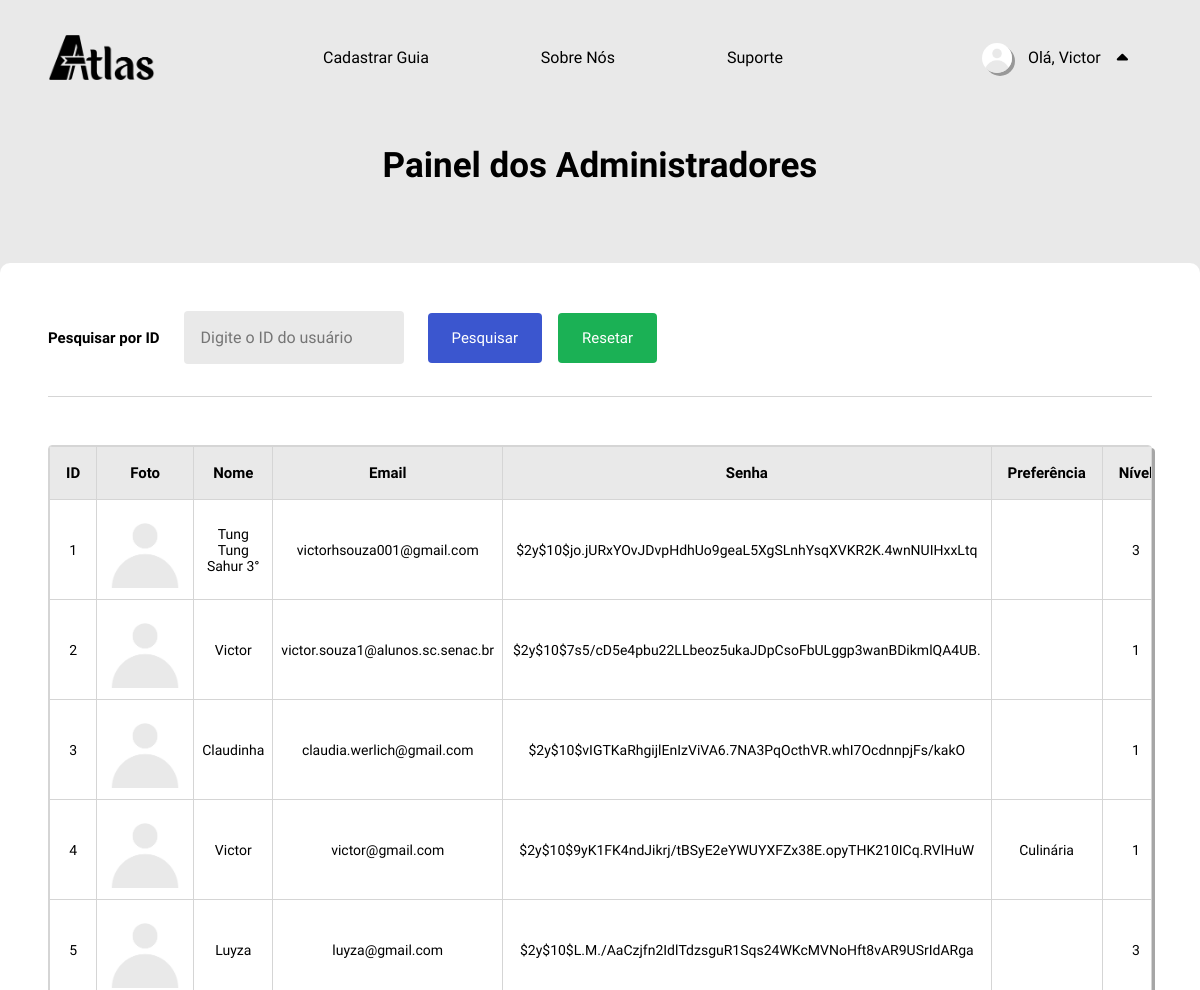
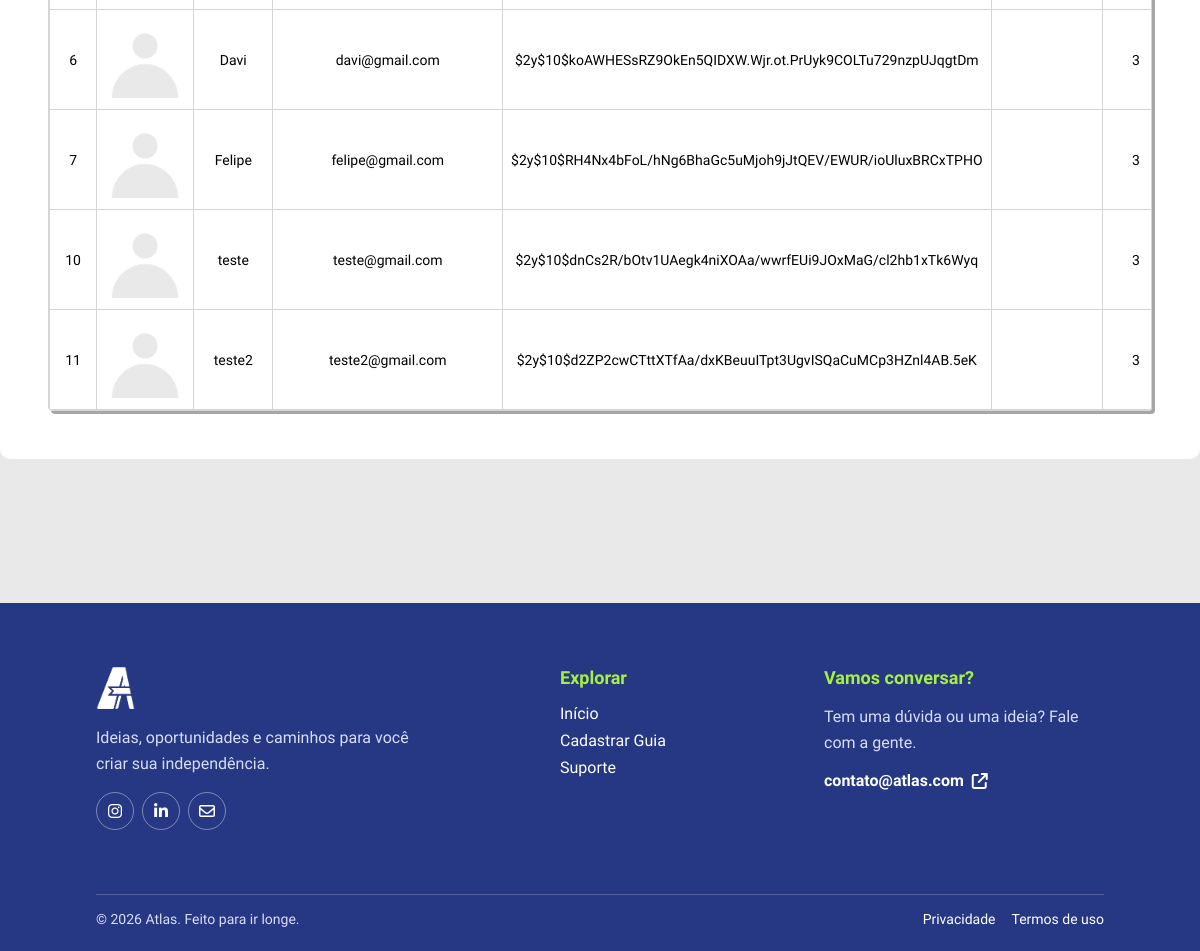
The app's page /admin.php (signed in) with its own data (2 pictures, top to bottom).
### tables this page shows
CREATE TABLE `usuario` (
  `id_usuario` int(11) NOT NULL,
  `foto` blob DEFAULT NULL,
  `nome` varchar(100) NOT NULL,
  `email` varchar(150) NOT NULL,
  `senha` varchar(255) NOT NULL,
  `preferencia` enum('Automóveis','Casa','Compras','Cuidados','Culinária','Educação','Finanças','Jardinagem','Limpeza','Manutenção','Moda','Saúde','Tecnologia','Trabalho','Transporte') NOT NULL,
  `nivel` enum('1','2','3','') NOT NULL DEFAULT '3',
  `estado` enum('ativo','inativo','','') NOT NULL DEFAULT 'ativo',
  `data_criacao` datetime NOT NULL DEFAULT current_timestamp()
);

### admin.php (the view, shortened to what this page needs)
<?php
include('conexao.php');
?>
<!DOCTYPE html>
<html lang="pt-br">
<head>
    <link rel="stylesheet" href="https://cdnjs.cloudflare.com/ajax/libs/font-awesome/6.4.0/css/all.min.css">
    <link rel="stylesheet" href="css/admin.css">
</head>
<body>
    <header>
        <a class="logo" href="index.php"><img src="imgs_website/logotipoatlas.png"></a>
        <?php if (isset($_SESSION['id'])) { ?>
            <nav class="nav-options">
                <button onclick="window.location.href='cadastro_guias.php'" class="item">
                    <p>Cadastrar Guia</p>
                </button>
                <button onclick="window.location.href='sobrenos.php'" class="item">
                    <p>Sobre Nós</p>
                </button>
                <button onclick="window.location.href='suporte.php'" class="item">
                    <p>Suporte</p>
                </button>
            </nav>
        <?php } ?>
        <nav class="nav-btns">
            <?php if (isset($_SESSION['id'])): ?>
                <div class="perfil" id="perfil">
                    <p>
                        <img class="foto" src="imgs_perfil/<?= !empty($_SESSION['foto']) ? htmlspecialchars($_SESSION['foto']) : 'foto_padrao.png' ?>">
                        Olá, <?= $_SESSION['nome'] ?>
                    </p>
                    <i class="fa-solid fa-caret-up" id="seta"></i>
                </div>
            <?php else: ?>
                <button class="entrar" onclick="window.location.href='login.php'"></button>
            <?php endif; ?>
        </nav>
    </header>
    <h1 class="titulo"> Painel dos Administradores </h1>
    <div class="forms">
        <form class="form-pesquisar" method="POST">
            <label for="barraPesquisa">Pesquisar por ID</label>
            <input class="barra-pesquisa" type="number" min="1" id="barraPesquisa" name="barraPesquisa" placeholder="Digite o ID do usuário">
            <div class="botoes">
                <button class="btn-pesquisar" id="btnPesquisar" name="pesquisar">Pesquisar</button>
                <button class="btn-resetar" id="btnResetar" name="resetar">Resetar</button>
            </div>
        </form>
        <table>
            <tr>
                <th>ID</th>
                <th>Foto</th>
                <th>Nome</th>
                <th>Email</th>
                <th>Senha</th>
                <th>Preferência</th>
                <th>Nível</th>
            </tr>
            <?php
            if (!isset($_POST['pesquisar'])) {
                $sql = "SELECT id_usuario, foto, nome, email, senha, preferencia, nivel, estado, data_criacao FROM usuario";
            } else {
                $pesquisa = $_POST['barraPesquisa'];
                $sql = "SELECT id_usuario, foto, nome, email, senha, preferencia, nivel, estado, data_criacao FROM usuario WHERE id_usuario = '$pesquisa'";
            }
            $resultado = $conn->query($sql);
            if ($resultado->num_rows <= 0) {
                $erro = 'Não há usuários cadastrados.';
            } else {
                while ($linha = $resultado->fetch_assoc()) { ?>
                    <tr>
                        <td id="id:<?= $linha['id_usuario'] ?>"><?= $linha['id_usuario'] ?></td>
                        <td><img class="foto-bd" src="imgs_perfil/<?= !empty($linha['foto']) ? htmlspecialchars($linha['foto']) : 'foto_padrao.png' ?>"></td>
                        <td><?= htmlspecialchars($linha['nome']) ?></td>
                        <td><?= htmlspecialchars($linha['email']) ?></td>
                        <td><?= htmlspecialchars($linha['senha']) ?></td>
                        <td><?= htmlspecialchars($linha['preferencia']) ?></td>
                        <td><?= htmlspecialchars($linha['nivel']) ?></td>
                    </tr>
            <?php }
            } ?>
        </table>
    </div>
    <footer>
        <div class="footer-content">
            <div class="footer-brand">
                <a class="footer-logo" href="index.php" aria-label="Voltar para o início"><img src="imgs_website/logoatlas.png" alt="ATLAS"></a>
                <p>Ideias, oportunidades e caminhos para você criar sua independência.</p>
                <div class="footer-socials" aria-label="Redes sociais">
                    <a href="#" aria-label="Instagram"><i class="fa-brands fa-instagram"></i></a>
                    <a href="#" aria-label="LinkedIn"><i class="fa-brands fa-linkedin-in"></i></a>
                    <a href="mailto:contato@atlas.com" aria-label="Enviar e-mail"><i class="fa-regular fa-envelope"></i></a>
                </div>
            </div>
            <div class="footer-section">
                <h3>Explorar</h3>
                <a href="index.php">Início</a>
                <a href="cadastro_guias.php">Cadastrar Guia</a>
                <a href="suporte.php">Suporte
                </a>
            </div>
            <div class="footer-section footer-contact">
                <h3>Vamos conversar?</h3>
                <p>Tem uma dúvida ou uma ideia? Fale com a gente.</p><a href="mailto:contato@atlas.com">contato@atlas.com <i class="fa-solid fa-arrow-up-right-from-square"></i></a>
            </div>
        </div>
        <div class="footer-bottom">
            <p>&copy; <?= date('Y') ?> Atlas. Feito para ir longe.</p>
            <div><a href="#">Privacidade</a><a href="#">Termos de uso</a></div>
        </div>
    </footer>
</body>
</html>

### css/admin.css (style rules this page uses)
.titulo { display: flex; align-items: center; justify-content: center; width: 100%; height: 100px; font-size: 2.1875rem; font-weight: bold; text-align: center; }
.forms { display: flex; flex-direction: column; align-items: flex-start; justify-content: center; width: fit-content; max-width: 100%; margin: var(--space-5) auto; padding: var(--space-5); gap: var(--space-5); background-color: var(--color-surface); border-radius: var(--radius-md); }
.form-pesquisar { display: flex; flex-wrap: wrap; align-items: center; width: 100%; padding-bottom: var(--space-4); gap: var(--space-2) var(--space-3); border-bottom: 1px solid var(--color-border); }
.form-pesquisar label { font-size: 0.9375rem; font-weight: 600; white-space: nowrap; }
.barra-pesquisa { width: 220px; padding: var(--space-2); border: 1px solid transparent; border-radius: var(--radius-sm); background-color: var(--color-bg); color: var(--color-text); font-family: inherit; font-size: 1rem; appearance: none; transition: border-color var(--transition-fast); }
.botoes { display: flex; gap: var(--space-2); }
.form-pesquisar .botoes button { display: flex; align-items: center; justify-content: center; padding: var(--space-2) var(--space-3); border: none; border-radius: var(--radius-sm); color: var(--color-text-inverse); font-family: inherit; font-size: 0.9375rem; text-decoration: none; cursor: pointer; transition: background-color var(--transition-fast); }
.btn-pesquisar { background-color: var(--color-primary-light); }
.btn-resetar { background-color: var(--color-success); color: var(--color-text); }
table { display: flex; flex-direction: column; justify-self: center; width: 100%; max-width: 100%; overflow-x: auto; border: 1px solid var(--color-border); border-radius: var(--radius-sm); border-collapse: collapse; box-shadow: var(--shadow-drop); }
th { padding: var(--space-1) var(--space-2); border: 1px solid var(--color-border); background-color: var(--color-bg); font-size: 0.9375rem; text-align: center; }
td { padding: var(--space-1); border: 1px solid var(--color-border); font-size: 0.875rem; text-align: center; overflow-x: hidden; }
tr { transition: background-color var(--transition-fast); }
.foto-bd { width: 80px; aspect-ratio: 1; object-fit: cover; object-position: center; }

### css/header.css (style rules this page uses)
header { display: flex; align-items: center; justify-content: space-between; gap: var(--space-6); width: 100%; padding: var(--space-4) var(--space-5); background-color: var(--color-bg); }
.logo { display: flex; align-items: center; justify-content: flex-start; height: 100%; max-width: 100px; }
.logo img { display: block; width: auto; height: 45px; cursor: pointer; }
.nav-options { display: flex; align-items: center; justify-content: center; width: fit-content; height: 100%; gap: var(--space-6); }
.item { position: relative; display: flex; align-items: center; justify-content: center; width: fit-content; background-color: transparent; height: 100%; padding: var(--space-2) var(--space-3); font-size: 0.9375rem; white-space: nowrap; cursor: pointer; outline: none; border: none; font-family: 'Google Sans', sans-serif; }
.item p { color: var(--color-text); font-size: 1rem; font-weight: 400; text-decoration: none; transition: color var(--transition-fast); }
.item::after { content: ''; position: absolute; bottom: 0; left: 0; width: 0; height: 2px; border-radius: 100px; background-color: var(--color-primary-light); transition: width var(--transition-base); }
a { text-decoration: none; }
.nav-btns { display: flex; align-items: center; width: fit-content; height: 100%; gap: var(--space-3); }
.perfil { position: relative; display: flex; align-items: center; justify-content: center; gap: var(--space-2); min-width: 150px; height: 44px; padding: 0 var(--space-3); border-radius: var(--radius-md); color: var(--color-text); font-size: 14px; white-space: nowrap; cursor: pointer; }
.foto { width: 30px; aspect-ratio: 1; border-radius: 50%; object-fit: cover; object-position: center; box-shadow: var(--shadow-drop); }
.perfil p { display: flex; align-items: center; justify-content: space-between; gap: var(--space-2); min-width: 100px; font-size: 1rem; white-space: nowrap; }
#seta { font-size: 18px; transition: rotate var(--transition-base); }

### css/body.css (style rules this page uses)
*, *::before, *::after { box-sizing: border-box; margin: 0; padding: 0; }
body { display: flex; flex-direction: column; width: 100%; overflow-x: hidden; background-color: var(--color-bg); color: var(--color-text); font-family: 'Google Sans', sans-serif; }

### records on screen
usuario: id_usuario "1", nome "Tung Tung Sahur 3°", email "victorhsouza001@gmail.com", senha "$2y$10$jo.jURxYOvJDvpHdhUo9geaL5XgSLnhYsqXVKR2K.4wnNUIHxxLtq", nivel "3"
usuario: id_usuario "2", nome "Victor", email "victor.souza1@alunos.sc.senac.br", senha "$2y$10$7s5/cD5e4pbu22LLbeoz5ukaJDpCsoFbULggp3wanBDikmlQA4UB.", nivel "1"
usuario: id_usuario "3", nome "Claudinha", email "claudia.werlich@gmail.com", senha "$2y$10$vIGTKaRhgijlEnIzViVA6.7NA3PqOcthVR.whI7OcdnnpjFs/kakO", nivel "1"
usuario: id_usuario "4", nome "Victor", email "victor@gmail.com", senha "$2y$10$9yK1FK4ndJikrj/tBSyE2eYWUYXFZx38E.opyTHK210ICq.RVlHuW", preferencia "Culinária", nivel "1"
usuario: id_usuario "5", nome "Luyza", email "luyza@gmail.com", senha "$2y$10$L.M./AaCzjfn2IdlTdzsguR1Sqs24WKcMVNoHft8vAR9USrIdARga", nivel "3"
usuario: id_usuario "6", nome "Davi", email "davi@gmail.com", senha "$2y$10$koAWHESsRZ9OkEn5QIDXW.Wjr.ot.PrUyk9COLTu729nzpUJqgtDm", nivel "3"
usuario: id_usuario "7", nome "Felipe", email "felipe@gmail.com", senha "$2y$10$RH4Nx4bFoL/hNg6BhaGc5uMjoh9jJtQEV/EWUR/ioUluxBRCxTPHO", nivel "3"
usuario: id_usuario "10", nome "teste", email "teste@gmail.com", senha "$2y$10$dnCs2R/bOtv1UAegk4niXOAa/wwrfEUi9JOxMaG/cl2hb1xTk6Wyq", nivel "3"
usuario: id_usuario "11", nome "teste2", email "teste2@gmail.com", senha "$2y$10$d2ZP2cwCTttXTfAa/dxKBeuuITpt3UgvISQaCuMCp3HZnl4AB.5eK", nivel "3"

### other values on screen
$_SESSION['nome'] "Victor"
